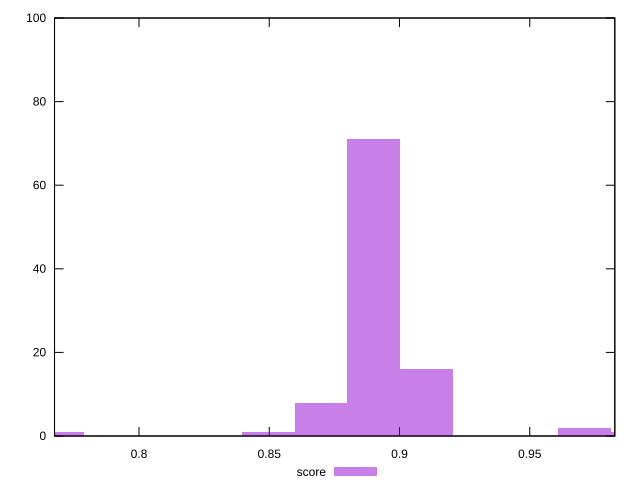

Write gnuplot code to recreate this figure.
reset

$score <<EOF
0.9710066426192963 2
0.8698601173464529 8
0.9103187274555903 16
0.8900894224010216 71
0.8496308122918842 1
0.7687135920736096 1
0.9912359476738649 1
EOF

set key outside below
set boxwidth 0.020229305054568672
set xrange [0.7675770589246068:0.9826442363466058]
set yrange [0:100]
set trange [0:100]
set style fill transparent solid 0.5 noborder
set terminal svg size 640, 490 enhanced background rgb 'white'
set output "reprap/total-blocking-time/samples/pages/score/histogram.svg"

plot $score title "score" with boxes

reset
